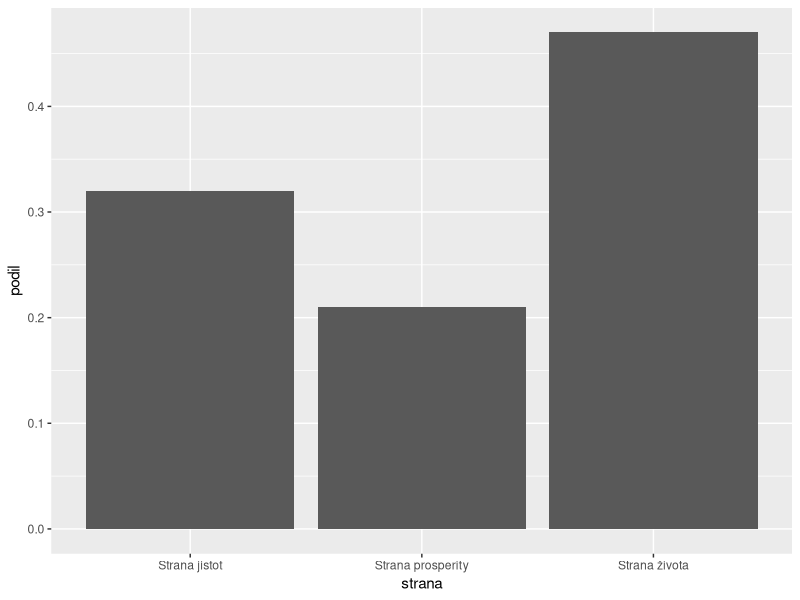

This figure's R source:
## ---- chunk 1
library(dplyr)
library(tibble)
library(ggplot2)
library(readr)

# set.seed(1)
strany <- c("Strana jistot", "Strana prosperity", "Strana života")
stranyprops <- c(.32,.21,.47)
sum(stranyprops) == 1
popsize <- 10e6
poppref <- c(rep(strany[1],stranyprops[1]*popsize),
             rep(strany[2],stranyprops[2]*popsize),
             rep(strany[3],stranyprops[3]*popsize))

poppref <- data_frame("strana" = poppref)

souhrn <- poppref %>% mutate(id=row_number()) %>% group_by(strana) %>%
  summarise(pocet=n()) %>% mutate(podil=pocet/sum(pocet))

souhrn %>% ggplot(aes(strana,podil)) + geom_bar(stat="identity")

save(poppref, file = "poppref.RDa")
write_csv(poppref, path = "poppref.csv")
